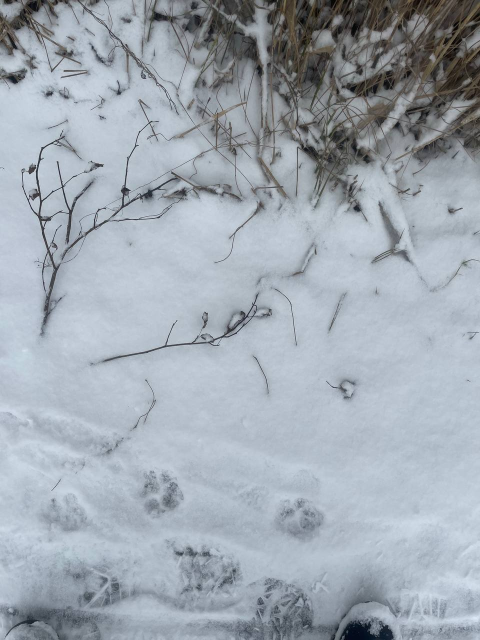
#> input picture week2/data/pic1.jpeg, 960 x 1280 px (shown at 1/2 size)
$ jupyter execute ex2b.ipynb
#> lines starting #> are read from the running program, lines starting #| are printed output that depends on the picture; after the words box and inside, x2 and y2 are one past the last pixel; in counts of white or black regions, pixels touching at a corner belong together
[cell 1]
# [87 lines of commented-out code are left out]

[cell 2]
from skimage import color, io, measure, img_as_ubyte, img_as_float
from skimage.measure import profile_line
from skimage.transform import rescale, resize
import matplotlib.pyplot as plt
import numpy as np

[cell 3]
input_path = "data/"
first_img_path = "pic1.jpeg"
second_img_path = "pic2.jpeg"
first_img = io.imread(input_path + first_img_path)
#> first_img is the input picture: shape (1280, 960, 3); mean R, G, B 159.9, 168.4, 177.6
second_img = io.imread(input_path + second_img_path)
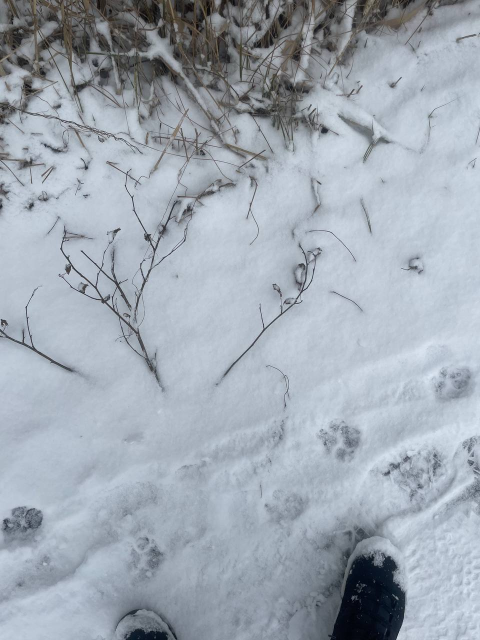
#> input picture week2/data/pic2.jpeg, 960 x 1280 px (shown at 1/2 size)
#> second_img is the input picture: shape (1280, 960, 3); mean R, G, B 159.8, 168.5, 178.7

[cell 4]
io.imshow(first_img)
plt.title("Background image")
io.show()

[cell 5]
io.imshow(second_img)
plt.title("New image")
io.show()

* Acquire a background image, convert it to grayscale and then to floating point
Start a loop:
* Acquire a new image, convert it to grayscale and then to floating point
* Computes an absolute difference image between the new image and the background image.
* Creates a binary image by applying a threshold, T, to the difference image.
* Computes the total number of foreground, F, pixels in the foreground image.
* Compute the percentage of foreground pixels compared to the total number of pixels in the image (F).
* Decides if an alarm should be raised if F is larger than an alert value, A.
* If an alarm is raised, show a text on the input image. For example Change Detected!.
* Shows the input image, the backround image, the difference image, and the binary image. The binary image should be converted to uint8 using img_as_ubyte.

### Grayscale and floating point

[cell 6]
from skimage.color import rgb2gray

first_gray_img = rgb2gray(first_img)
first_floating_img = img_as_float(first_gray_img)
fig, axes = plt.subplots(1, 2, figsize=(10, 5))
axes[0].imshow(first_img, cmap='gray')
axes[0].set_title("Original image")
axes[0].axis("off")
axes[1].imshow(first_floating_img)
axes[1].set_title("Floating point image")
axes[1].axis("off")
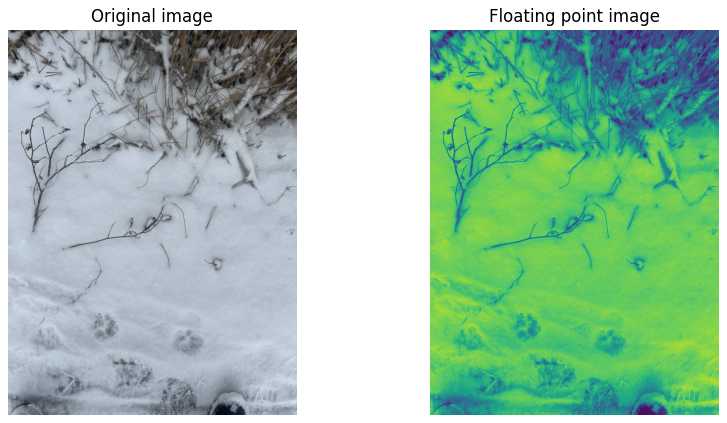
#> figure drawn by matplotlib, 2 panels

[cell 7]
second_gray_img = rgb2gray(second_img)
second_floating_img = img_as_float(second_gray_img)
fig, axes = plt.subplots(1, 2, figsize=(10, 5))
axes[0].imshow(second_img, cmap="gray")
axes[0].set_title("Original image")
axes[0].axis("off")
axes[1].imshow(second_floating_img)
axes[1].set_title("Floating point image")
axes[1].axis("off")
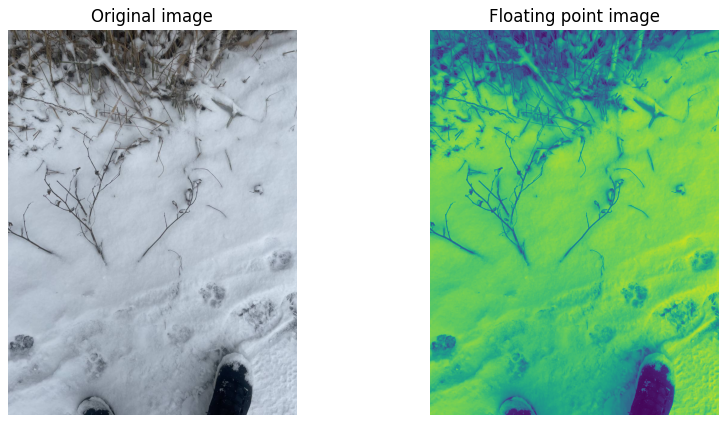
#> figure drawn by matplotlib, 2 panels

### Difference between images

[cell 8]
diff = second_floating_img - first_floating_img
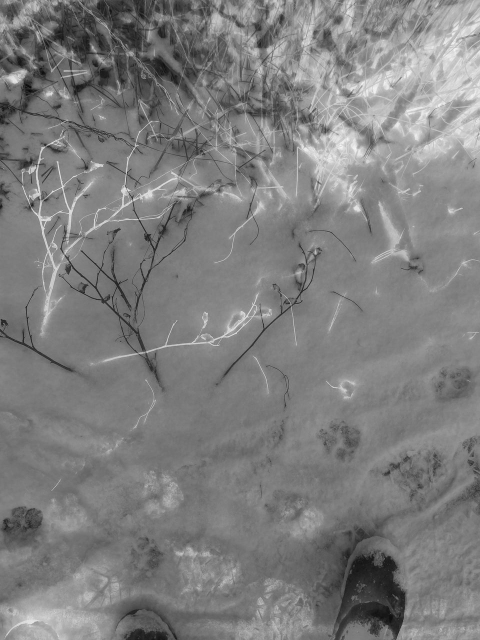
#> diff: shape (1280, 960) float64 (shown at 1/2 size); min -0.804, max 0.815, mean 0.000561; drawn with min black and max white
plt.title("Diff")
plt.imshow(diff)
diff

### Binary thresholding

[cell 9]
mask = diff > 0.2
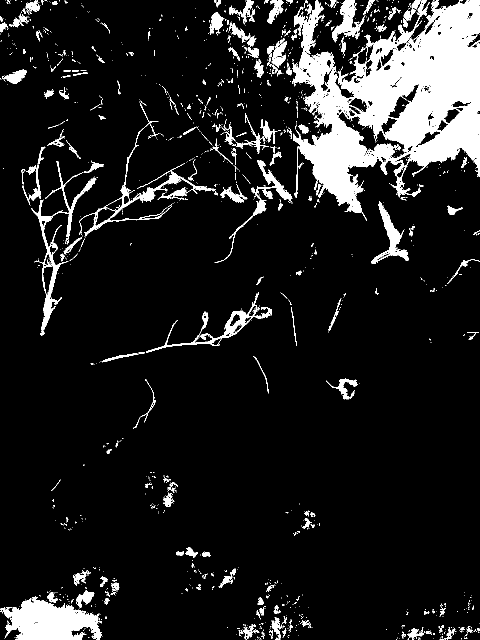
#> mask: shape (1280, 960) bool (shown at 1/2 size); 11.3% white; 1502 white regions (1274 under 20 px), largest, box (x1, y1, x2, y2) and area: (585, 0, 960, 442) 79919, (0, 1193, 204, 1280) 10894, (62, 322, 193, 672) 4064
plt.title("binary image")
plt.imshow(mask)
# Computes the total number of foreground, F, pixels in the foreground image.
F = mask.sum()
#> F = 138482
# Total number of pixels
total = np.size(mask)
#> total = 1228800
percentage_change = F / total
#> percentage_change = 0.113
percentage_change
#> Out = 0.113

### Raise alarm for what lol

[cell 10]
A = 0.5
percentage_change < A
#> Out = True

### Update background image

[cell 11]
alpha = 0.95
threshold = 0.2
new_background = alpha * first_floating_img + (1 - alpha) * second_floating_img

### Save image for fun

[cell 12]
import cv2

[cell 13]
cv2.imwrite(
    "/data/background.jpg",
    first_floating_img * 255,
)
cv2.imwrite(
    "/data/new.jpg",
    second_floating_img * 255,
)
cv2.imwrite(
    "/data/diff.jpg",
    diff * 255,
)
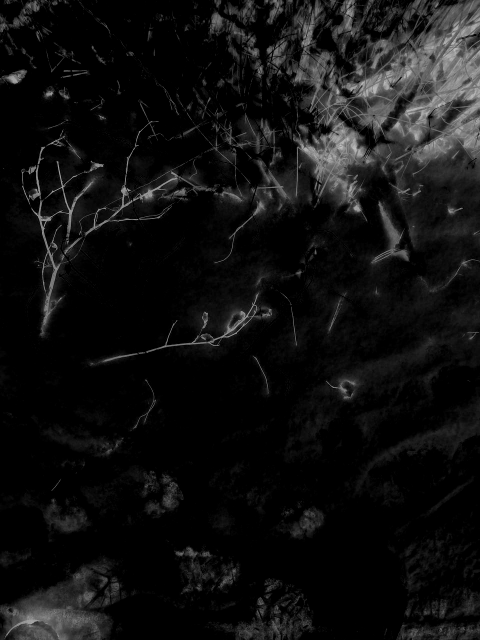
#> saved as diff.jpg: shape (1280, 960) (shown at 1/2 size); min 0, max 208, mean 16.3
cv2.imwrite(
    "/data/mask.jpg",
    mask * 255,
)
#> Out = True
